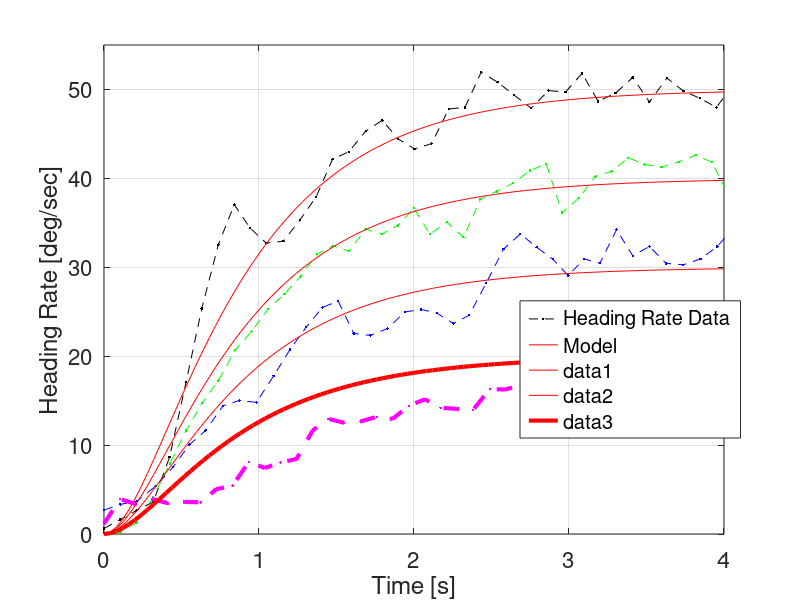
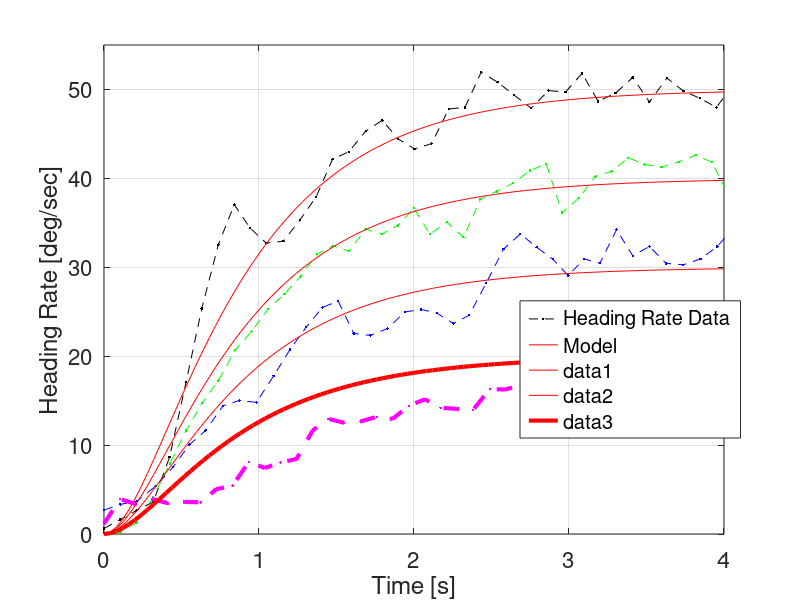
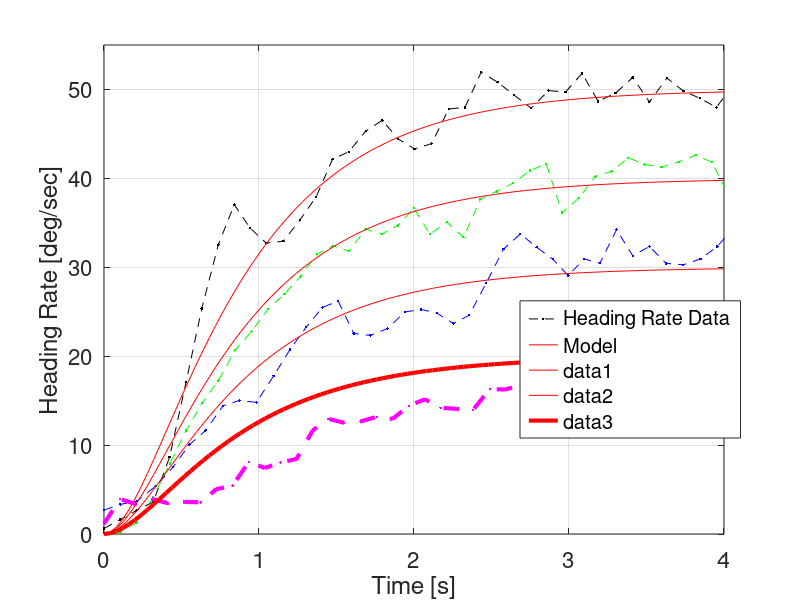

The MATLAB source for these figures, in order:
%function to fit model to heading rate data

close all
%Load Data from Tests
count = 100;
%--------
load('./data/HeadingTestThrust250.mat')
theta0 = rad2deg(x(3,20));
headingvec = rad2deg(x(3,1:count))-theta0;
 window = [sin(pi/6) sin(pi/3), sin(pi/2) sin(pi/3) sin(pi/6)];
 c = conv(headingvec,window,'same')/sum(window); 
headingratevec250 = diff(c)./diff(t(1:size(c,2)));
tvec250 = t(20:60)-t(20);
%--------
load('./data/HeadingTestThrust200.mat')
theta0 = rad2deg(x(3,20));
headingvec = rad2deg(x(3,1:count))-theta0;
 window = [sin(pi/6) sin(pi/3), sin(pi/2) sin(pi/3) sin(pi/6)];
 c = conv(headingvec,window,'same')/sum(window); 
headingratevec200 = diff(c)./diff(t(1:size(c,2)));
tvec200 = t(20:60)-t(20);
%--------
load('./data/HeadingTestThrust150.mat')
theta0 = rad2deg(x(3,20));
headingvec = rad2deg(x(3,1:count))-theta0;
 window = [sin(pi/6) sin(pi/3), sin(pi/2) sin(pi/3) sin(pi/6)];
 c = conv(headingvec,window,'same')/sum(window); 
headingratevec150 = diff(c)./diff(t(1:size(c,2)));
tvec150 = t(20:60)-t(20);
%--------
load('./data/HeadingTestThrust100.mat')
theta0 = rad2deg(x(3,20));
headingvec = rad2deg(x(3,1:count))-theta0;
 window = [sin(pi/6) sin(pi/3), sin(pi/2) sin(pi/3) sin(pi/6)];
 c = conv(headingvec,window,'same')/sum(window); 
headingratevec100 = diff(c)./diff(t(1:size(c,2)));
tvec100 = t(20:60)-t(20);
%--------
%Calculate Model
s=tf([1 0],1);
%second-order system
a=1.4;
b=4;
K = 50*a*b;
sys = K/((s+a)*(s+b));
[ys,ts] = step(sys,4);

%first order system
% a=1;
% K=50*a;
% sys = K/(s+a);
% [ys,ts] = step(sys,4);

figure
plot(tvec250,headingratevec250(20:60),'--k.',ts,ys,'-r',tvec200,headingratevec200(20:60),'--g.',tvec150,headingratevec150(20:60)+1,'--b.',tvec100,headingratevec100(20:60)+1,'--m.','LineWidth',3);
xlabel('Time [s]','FontSize',16)
ylabel('Heading Rate [deg/sec]','FontSize',16);
set(gca,'FontSize',16)
axis([0 4 0 55]);
h0=legend('Heading Rate Data','Model');
rect = [0.65, 0.27, 0.05, 0.05];
set(h0,'Position',rect);
grid on
hold on
plot(ts,ys*0.8,'-r',ts,ys*0.6,'-r',ts,ys*0.4,'-r','LineWidth',3)

print(gcf, '-depsc','RaftModel1')
print(gcf, '-dpng','RaftModel1')
print(gcf, '-djpeg','RaftModel1')